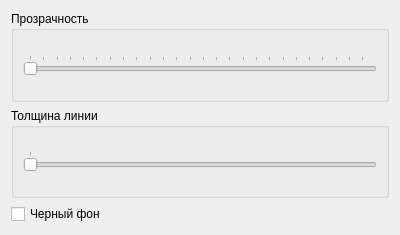
<?xml version="1.0" encoding="UTF-8"?>
<ui version="4.0">
 <class>graphSettingClass</class>
 <widget class="QDialog" name="graphSettingClass">
  <property name="geometry">
   <rect>
    <x>0</x>
    <y>0</y>
    <width>400</width>
    <height>235</height>
   </rect>
  </property>
  <property name="maximumSize">
   <size>
    <width>400</width>
    <height>235</height>
   </size>
  </property>
  <property name="windowTitle">
   <string>Вид графика</string>
  </property>
  <layout class="QVBoxLayout" name="verticalLayout_3">
   <item>
    <widget class="QGroupBox" name="groupBox">
     <property name="title">
      <string>Прозрачность</string>
     </property>
     <layout class="QVBoxLayout" name="verticalLayout">
      <item>
       <layout class="QHBoxLayout" name="horizontalLayout">
        <property name="topMargin">
         <number>5</number>
        </property>
        <property name="bottomMargin">
         <number>5</number>
        </property>
        <item>
         <widget class="QSlider" name="slrColorTransparent">
          <property name="maximum">
           <number>255</number>
          </property>
          <property name="orientation">
           <enum>Qt::Horizontal</enum>
          </property>
          <property name="tickPosition">
           <enum>QSlider::TicksAbove</enum>
          </property>
         </widget>
        </item>
       </layout>
      </item>
     </layout>
    </widget>
   </item>
   <item>
    <widget class="QGroupBox" name="groupBox_2">
     <property name="title">
      <string>Толщина линии</string>
     </property>
     <layout class="QVBoxLayout" name="verticalLayout_2">
      <item>
       <layout class="QHBoxLayout" name="horizontalLayout_2">
        <property name="topMargin">
         <number>5</number>
        </property>
        <property name="bottomMargin">
         <number>5</number>
        </property>
        <item>
         <widget class="QSlider" name="slrPenWidth">
          <property name="minimum">
           <number>1</number>
          </property>
          <property name="maximum">
           <number>5</number>
          </property>
          <property name="orientation">
           <enum>Qt::Horizontal</enum>
          </property>
          <property name="tickPosition">
           <enum>QSlider::TicksAbove</enum>
          </property>
         </widget>
        </item>
       </layout>
      </item>
     </layout>
    </widget>
   </item>
   <item>
    <widget class="QCheckBox" name="chbDarkTheme">
     <property name="text">
      <string>Черный фон</string>
     </property>
    </widget>
   </item>
  </layout>
 </widget>
 <resources/>
 <connections/>
</ui>
